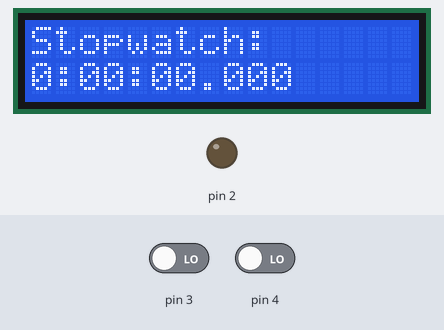
Bench run of a sketch on a simulated Arduino Uno, built with avr-gcc and run on an emulated ATmega328P. On the bench: 16×2 character LCD, output pins drawn as LEDs (lit = HIGH). The test bench sets the inputs (shaded band); at power-on: pin 3 LOW, pin 4 LOW.

Above: at 1.2 s.
1.3 s: pin 3 driven HIGH
At 1.45 s:
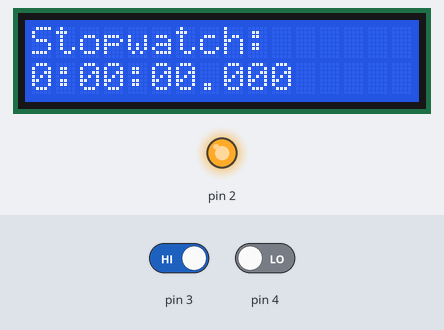
3.7 s: pin 3 driven LOW
At 5.66 s:
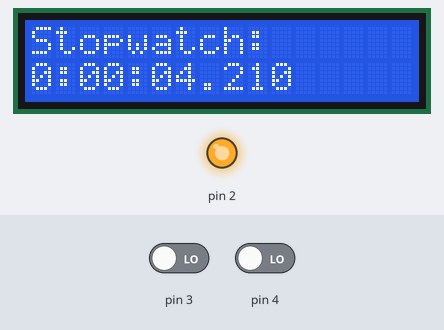
6.7 s: pin 4 driven HIGH
At 7.4 s:
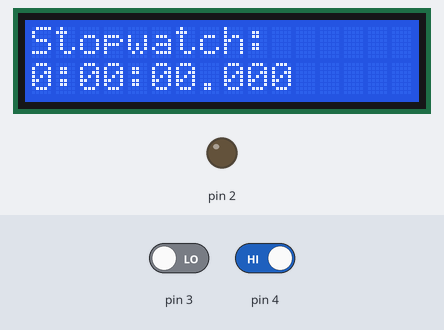
Timing chart, 0 to 9.7 s (numbered marks = the images above; inputs shaded):
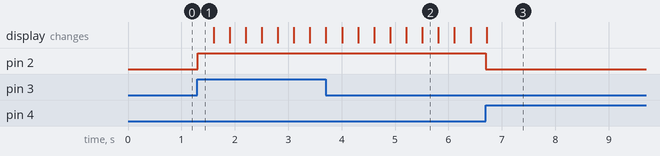

Measured:
- after the input at 1.3 s, pin 2: LOW → HIGH at once
- after the input at 6.7 s, pin 2: HIGH → LOW at once

The sketch:

stopwatch.ino
```cpp
#include <LiquidCrystal.h>

static bool button_pushed = false;

static bool stopwatch_enabled = false;
static unsigned long elapsed_ms = 0;
static unsigned long last_ms = 0;

#define MS_IN_SECOND 1000UL
#define MS_IN_MINUTE (MS_IN_SECOND * 60UL)
#define MS_IN_HOUR (MS_IN_MINUTE * 60UL)

const int rs = 9, en = 10, d4 = 5, d5 = 6, d6 = 7, d7 = 8;
LiquidCrystal lcd(rs, en, d4, d5, d6, d7);

void setup() {
  pinMode(2, OUTPUT);
  pinMode(3, INPUT);
  pinMode(4, INPUT);

  lcd.begin(16,2);
  lcd.print("Stopwatch:");
  updateDisplay();
}

void loop() {

  processInput();

  updateStopwatch();

  updateDisplay();

  updateLed();
}

void processInput()
{
  int start = digitalRead(3);
  int reset = digitalRead(4);

  if (start == HIGH && !button_pushed) {
    button_pushed = true;

    if (!stopwatch_enabled) {
      stopwatch_enabled = true;
      last_ms = 0;
    } else {
      stopwatch_enabled = false;
    }
  } else if (reset == HIGH && !button_pushed) {
    button_pushed = true;

    stopwatch_enabled = false;
    elapsed_ms = 0;
  } else if (start == LOW && reset == LOW && button_pushed) {
    button_pushed = false;
  }
}

void updateStopwatch()
{
  if (stopwatch_enabled) {
    unsigned long current_ms = millis();

    // ignore first update, until we have fresh reference time in last_ms
    if (last_ms != 0) {
      elapsed_ms += (current_ms - last_ms);
    }

    last_ms = current_ms;
  }
}

void updateDisplay() {
    unsigned long milliseconds = elapsed_ms;

    unsigned int hours = milliseconds / MS_IN_HOUR;
    milliseconds -= (hours * MS_IN_HOUR);

    unsigned int minutes = milliseconds / MS_IN_MINUTE;
    milliseconds -= (minutes * MS_IN_MINUTE);

    unsigned int seconds = milliseconds / MS_IN_SECOND;
    milliseconds -= (seconds * MS_IN_SECOND);

    char buf[20] = {0};
    sprintf(buf, "%1u:%02u:%02u.%03u", hours, minutes, seconds, milliseconds);
    lcd.setCursor(0, 1);
    lcd.print(buf);
}

void updateLed() {
  if (stopwatch_enabled) {
    digitalWrite(2, HIGH);
  } else {
    digitalWrite(2, LOW);
  }
}
```
